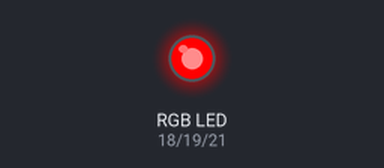
The program below on a simulated ESP32 board running MicroPython. Shown: an RGB LED mixed from three pins (HIGH = lit).

Above: at 0.12 s.
At 0.62 s:
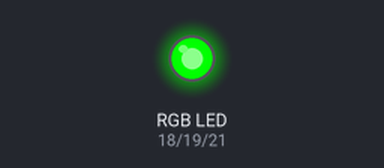
At 1.12 s:
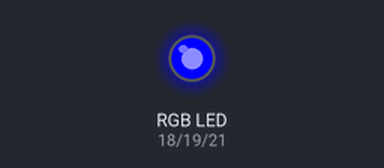
At 2.87 s:
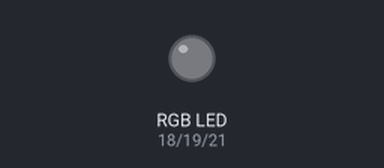
Timing chart, 0 to 3.5 s (numbered marks = the images above):
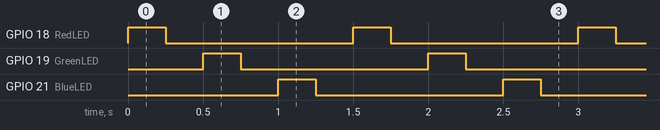

The program:

esp32BlinkRGB.py
```python
from machine import Pin
from time import sleep

RedLED = Pin(18, Pin.OUT)
GreenLED = Pin(19, Pin.OUT)
BlueLED = Pin(21, Pin.OUT)
t = 0.25

while True:
    RedLED.value(1)
    sleep(t)
    RedLED.value(0)
    sleep(t)
    GreenLED.value(1)
    sleep(t)
    GreenLED.value(0)
    sleep(t)
    BlueLED.value(1)
    sleep(t)
    BlueLED.value(0)
    sleep(t)
```

Measured:
- by itself, GPIO 18 (RedLED), GPIO 19 (GreenLED), GPIO 21 (BlueLED): alternates HIGH for 0.25 s and LOW for 1.3 s
- by itself, everything shown: repeats every 1.5 s, in 6 steps
